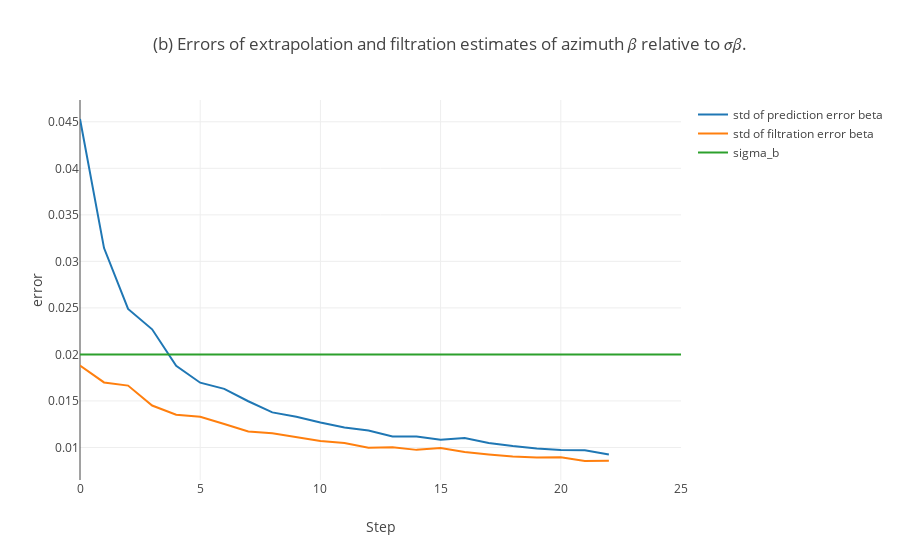

Notebook code for this chart:
### Code cell
data = [

    go.Scatter(
        y = ebeta[3:],
        name='std of prediction error beta'
    ),
    go.Scatter(
        y = ebeta_[3:],
        name='std of filtration error beta'
    ),
    go.Scatter(
        y = sigma_b,
        name='sigma_b',
        #mode = 'lines+markers'
    ),

]

layout= go.Layout(
    title= '(b) Errors of extrapolation and filtration estimates of azimuth 𝛽 relative to 𝜎𝛽.',
    xaxis= dict(
        title= 'Step',
    ),
    yaxis=dict(
        title= 'error',
    ),
    showlegend= True
)
fig= go.Figure(data=data, layout=layout)
iplot(fig)

### Figure 1 — Plotly figure (JSON) as saved in the notebook; plotly's stock layout.template omitted (floating-point values rounded to 4 significant figures)
{"data": [{"name": "std of prediction error beta", "type": "scatter", "uid": "8fd5fedc-d324-11e8-8d3d-320015d81da0", "y": [0.0453, 0.03143, 0.02489, 0.0227, 0.01879, 0.01696, 0.0163, 0.01497, 0.01377, 0.01331, 0.01268, 0.01214, 0.01182, 0.01117, 0.01117, 0.01082, 0.01101, 0.01049, 0.01015, 0.009894, 0.009717, 0.009712, 0.009252]}, {"name": "std of filtration error beta", "type": "scatter", "uid": "8fd6031e-d324-11e8-b5ba-320015d81da0", "y": [0.01881, 0.01699, 0.01665, 0.01451, 0.01352, 0.01331, 0.01253, 0.01172, 0.01153, 0.0111, 0.01068, 0.01047, 0.009976, 0.01001, 0.009742, 0.009948, 0.009519, 0.009253, 0.009041, 0.008913, 0.008937, 0.008546, 0.008575]}, {"name": "sigma_b", "type": "scatter", "uid": "8fd605b4-d324-11e8-9942-320015d81da0", "y": [0.02, 0.02, 0.02, 0.02, 0.02, 0.02, 0.02, 0.02, 0.02, 0.02, 0.02, 0.02, 0.02, 0.02, 0.02, 0.02, 0.02, 0.02, 0.02, 0.02, 0.02, 0.02, 0.02, 0.02, 0.02, 0.02]}], "layout": {"showlegend": true, "title": "(b) Errors of extrapolation and filtration estimates of azimuth 𝛽 relative to 𝜎𝛽.", "xaxis": {"title": "Step"}, "yaxis": {"title": "error"}}}
